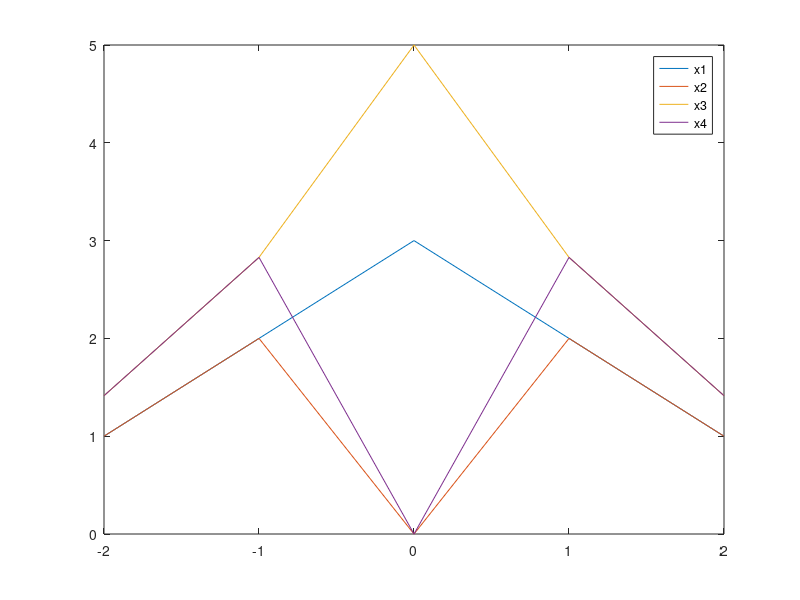
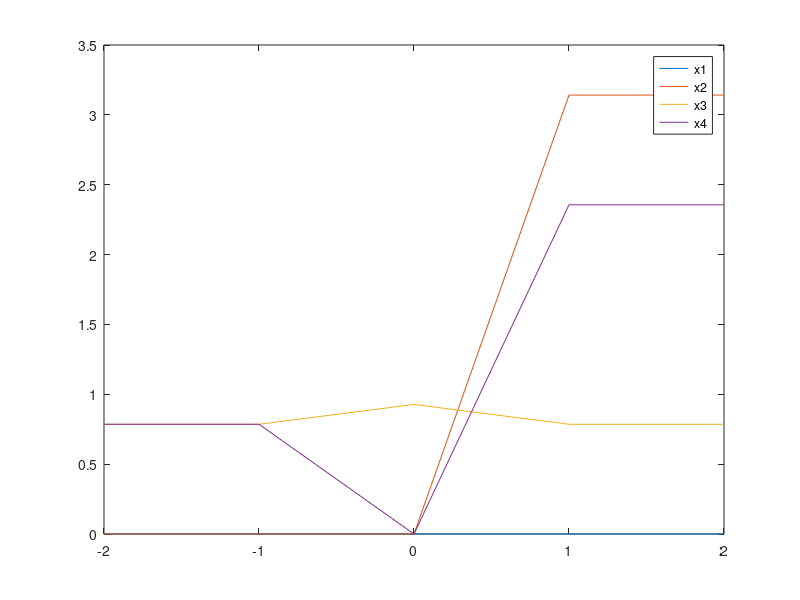

The MATLAB source for these figures, in order:
clear all;
close all;

x1 = [1 2 3 2 1];
x2 = [1 2 0 -2 -1];
x3 = [1+1i 2+2i 3+4i 2+2i 1+1i];
x4 = [1+1i 2+2i 0 -2+2i -1+1i];

figure('Name', 'Comparing Amplitudes');

plot(-2:2,abs(x1));
hold on;
plot(-2:2,abs(x2));
plot(-2:2,abs(x3));
plot(-2:2,abs(x4));
hold off;
legend('x1','x2','x3','x4');


figure('Name', 'Comparing Angles');

plot(-2:2,angle(x1));
hold on;
plot(-2:2,angle(x2));
plot(-2:2,angle(x3));
plot(-2:2,angle(x4));
hold off;
legend('x1','x2','x3','x4');
